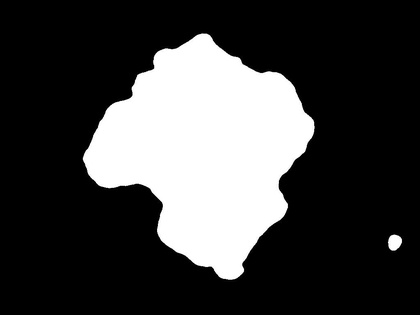
%> input picture Code/Proposal04/Playgrounds/ImagesPlayground01/mask_image.jpg, 420 x 315 px, shrunk from 1024 x 768 before the run
$ octave playground01.m   (GNU Octave 9; MATLAB toolbox functions it lacks are replaced by stand-ins)
%> lines starting %> are read from the running program, lines starting %| are printed output that depends on the picture; in (x1, y1, x2, y2) boxes, pixels count from 0 and x2, y2 are one past the last pixel; in counts of white or black regions, pixels touching at a corner belong together; the program's own positions count from 1
### Code/Proposal04/Playgrounds/otsu_binarization.m
function binary_image = otsu_binarization(original_image)
    % threshold using graythresh. [0,1]
    level = graythresh(original_image);
%> level = 0.498
    binary_image = imbinarize(original_image, level);
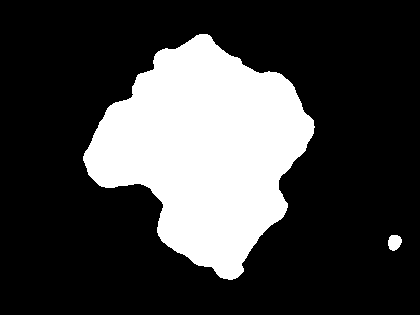
%> binary_image: size 315x420 logical; 25.2% white; 2 white regions, box (x1, y1, x2, y2) and area: (83, 34, 315, 280) 33156, (388, 235, 402, 251) 174
   % binary_image = imbinarize(original_image,'adaptive','ForegroundPolarity','dark','Sensitivity',0.4);

end

### Code/Proposal04/Playgrounds/playground01.m
x = otsu_binarization(imread("mask_image.jpg"));

[a, bc] = bwlabel(x);
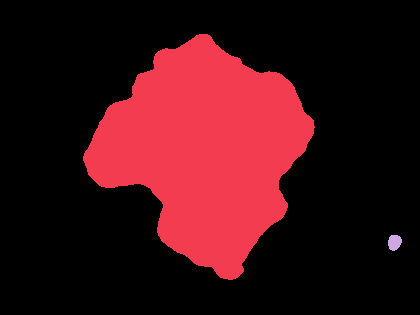
%> a: size 315x420 double; 3 distinct labels, from 0 to 2; one colour per label, 0 black
%> bc = 2
b = [];
temp = 0;
gk = 1;
[f, g] = size(a);
%> f = 315; g = 420

for i=1:bc
    for wk=1:f
        for tk=1:g
            if(a(wk,tk)==gk)
                temp=temp+1;
            end
        end
    end
    b =[b temp];
    temp=0;
    gk=gk+1;
end
%> this loop made 2 passes
%> (b, temp, gk) on passes 1 to 2: (33156, 0, 2), ([33156 174], 0, 3)

[m, n] = max(b);
%> m = 33156; n = 1

output = [f,g];
%> output = [315 420]
for i=1:f
    for j=1:g
        if(a(i,j)==n)
            output(i,j)=0;
        elseif(a(i,j)>=1)
            output(i,j)=1;
        else
            output(i,j)=0;
        end
    end
end
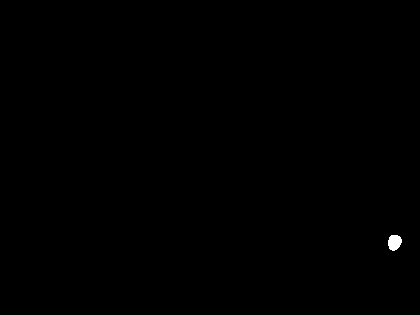
%> output: size 315x420 double; values 0 (black) and 1 (white), 0.13% white; 1 white region, box (x1, y1, x2, y2) and area: (388, 235, 402, 251) 174

final_output = [f,g];
%> final_output = [315 420]
for i=1:f
    for j=1:g
        if(a(i,j)==n)
            final_output(i,j)=1;
        else
            final_output(i,j)=0;
        end
    end
end
%> final_output: size 315x420 double; values 0 (black) and 1 (white), 25.1% white; 1 white region, box (x1, y1, x2, y2) and area: (83, 34, 315, 280) 33156

subplot(1,3,1);
imshow(x);
title('Original Image');

subplot(1,3,2);
imshow(output);
title('Smallest objects in the binary image');

subplot(1,3,3);
imshow(final_output);
title('Largest Object');
